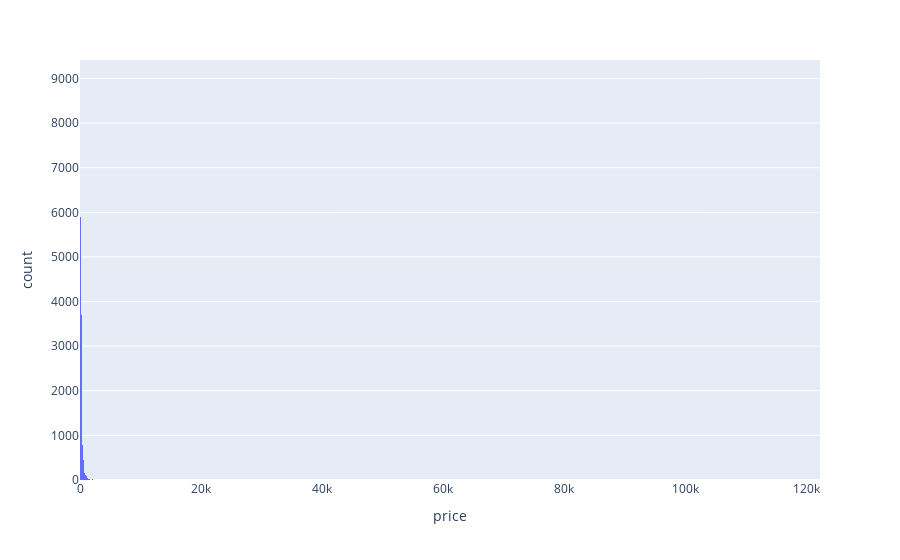

The notebook cell saved with this chart:
### Code cell
px.histogram(df_airbnb, x="price")

### Figure 1 — Plotly figure (JSON) as saved in the notebook; plotly's stock layout.template omitted (floating-point values rounded to 4 significant figures; data arrays with more than 128 entries replaced by an {"elided": "..."} marker saying what was removed)
{"data": [{"alignmentgroup": "True", "bingroup": "x", "hovertemplate": "price=%{x}<br>count=%{y}<extra></extra>", "legendgroup": "", "marker": {"color": "#636efa", "pattern": {"shape": ""}}, "name": "", "offsetgroup": "", "orientation": "v", "showlegend": false, "type": "histogram", "x": {"elided": "22253 int values"}, "xaxis": "x", "yaxis": "y"}], "layout": {"barmode": "relative", "legend": {"tracegroupgap": 0}, "margin": {"t": 60}, "xaxis": {"anchor": "y", "domain": [0, 1], "title": {"text": "price"}}, "yaxis": {"anchor": "x", "domain": [0, 1], "title": {"text": "count"}}}}
